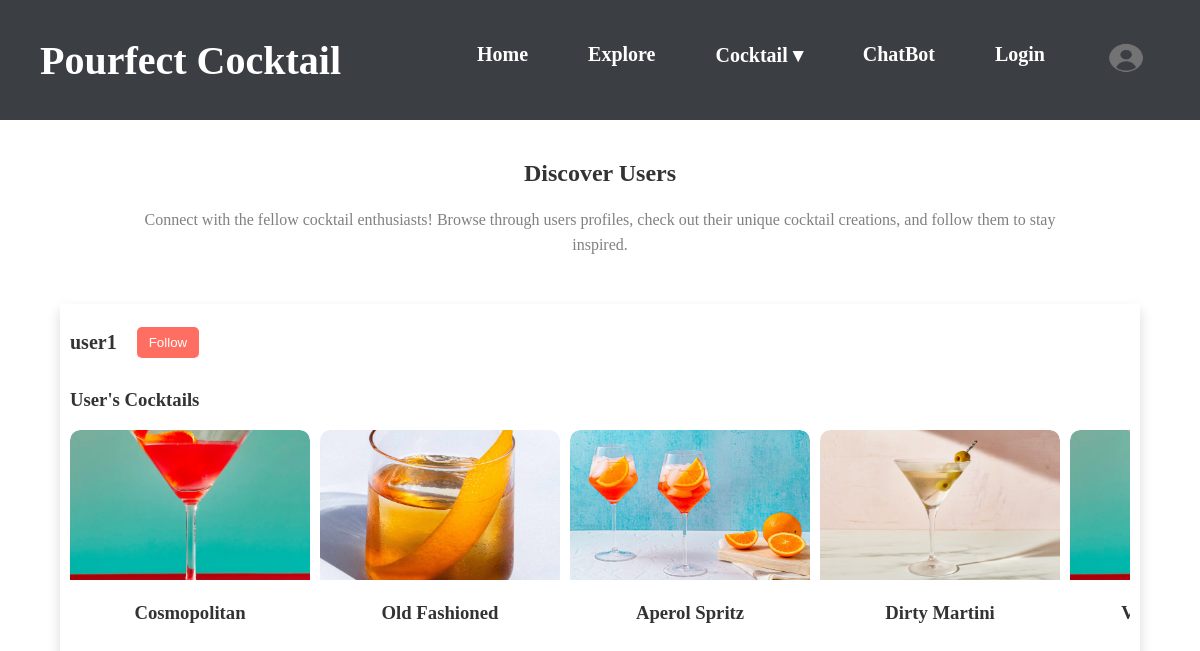
Page /community.html on the earlier database version.
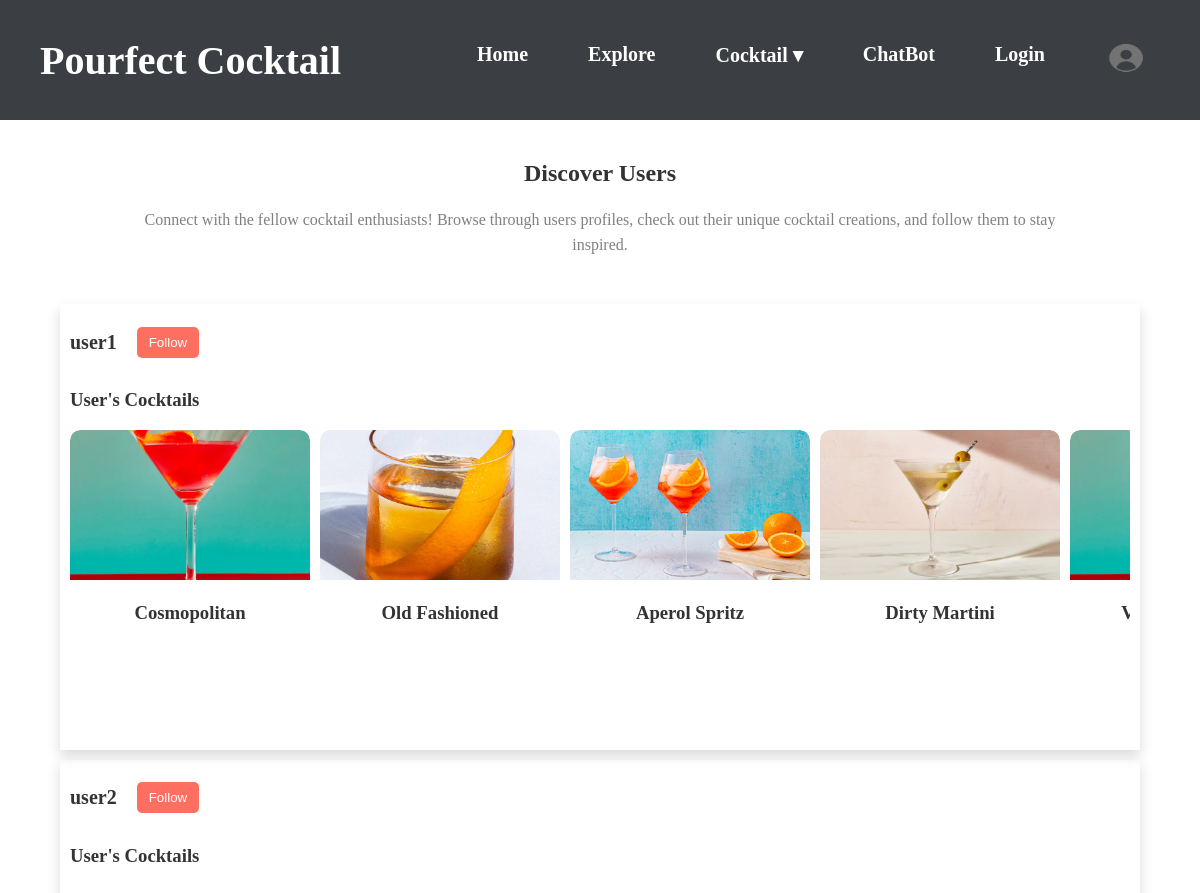
Same page on the later database version.
### tables this page shows
CREATE TABLE users (
    id INTEGER PRIMARY KEY AUTOINCREMENT,
    username TEXT UNIQUE NOT NULL,
    email TEXT UNIQUE NOT NULL,
    password TEXT NOT NULL
);

### models.py (models this page shows)
class Cocktails(db.Model):
    __tablename__ = 'cocktails'
    id = db.Column(db.Integer, primary_key=True)
    name = db.Column(db.String, nullable=False)

### main.py (the view)
@app.route('/community.html')
def community():
    db = get_db()
    users = db.execute("SELECT id, username FROM users").fetchall()
    user_cocktails = {}
    for user in users:
        cocktails = db.execute("SELECT * FROM cocktails WHERE created_by = ?", (user['id'],)).fetchall()
        user_cocktails[user['id']] = cocktails
    return render_template("community.html", users=users, user_cocktails=user_cocktails)

### main.py (called while the page is built)
def get_db():
    if "db" not in g:
        g.db = sqlite3.connect(DATABASE, detect_types=sqlite3.PARSE_DECLTYPES)
        g.db.row_factory = sqlite3.Row
    return g.db

### templates/community.html (shortened to what this page needs)
<!DOCTYPE html>
<html lang="en">
<head>
    <link rel="stylesheet" href="{{ url_for('static', filename='styles.css') }}">
</head>
<body>
    {% include 'navbar.html' %}
    <div class="blerb">
    <h2>Discover Users</h2>
    <p>Connect with the fellow cocktail enthusiasts! Browse through users profiles, check out their unique cocktail
        creations, and follow them to stay inspired.</p></div>
    <div class="users-list">
        {% for user in users %}
        <div class="users-card">
            <div class="user-info">
                <h2 class="username">{{ user['username'] }}</h2>
                {% if user.id != session['user_id'] %}
                <form action="{{ url_for('follow_user', user_id = user.id) }}" method="POST">
                    <button type="submit" class="follow-button">Follow</button>
                </form>
                {% endif %}
            </div>
            <h3>User's Cocktails</h3>
            <div class="user-cocktail-grid">
                {% for cocktail in user_cocktails[user.id] %}
                <div class="user-cocktail-card" onclick="goToExplore({{ cocktail.id }})">
                    <img src="{{ url_for('static', filename=cocktail['image']) }}" alt="{{ cocktail['name'] }}">
                    <h3>{{ cocktail['name'] }}</h3>
                </div>
                {% endfor %}
            </div>
        </div>
        {% endfor %}
    </div>
</body>
</html>

### templates/navbar.html (shortened to what this page needs)
<section>
    <div class="navbar">
        <div class="website-name">Pourfect Cocktail</div>
        <nav>
            <ul>
                <li><a href="{{ url_for('homepage') }}">Home</a></li>
                <li><a href="{{ url_for('explore') }}">Explore</a></li>
                <li class="dropdown">
                    <a href="#" class="dropbtn">Cocktail ▾</a>
                </li>
                <li><a href="{{ url_for('chat_page') }}">ChatBot</a></li>
                {% if session.user_id %}
                    <li><a href="{{ url_for('logout') }}">Logout</a></li>
                    <li><a href="userpage.html"><img src="{{ url_for('static', filename='user.png') }}" alt="User Image"></a></li>
                {% else %}
                    <li><a href="{{ url_for('login') }}">Login</a></li>
                    <li><a href="login.html"><img src="{{ url_for('static', filename='user.png') }}" alt="User Image"></a></li>
                {% endif %}
            </ul>
        </nav>
    </div>
</section>

### static/styles.css (style rules this page uses)
:root { --primary-color: #3b3e42; --accent-color: #ff6f61; --hover-color: #e65c50; }
body { background-color: white; font-family: "Tinos", serif; color: black; margin:0; padding:0; width: 100%; }
.navbar { background-color: var(--primary-color); padding: 20px 40px; width: 100%; height:120px; display: flex; justify-content: space-between; align-items: center; position: relative; }
.website-name { font-size: 40px; font-weight: bold; color: white; font-style: bold; }
.navbar nav { display: flex; }
.navbar ul { list-style: none; margin: 0; padding: 0; display: flex; gap: 30px; }
.navbar li { display: inline-block; position: relative; }
.navbar a { text-decoration: none; color: white; font-weight: bold; padding: 10px 15px; transition: 0.3s; font-size: 20px; }
.dropdown { position: relative; }
.navbar img { width: 40px; height: 30px; }
div { box-sizing: border-box; }
p { font-size: 16px; line-height: 1.6; }
div a img { border-radius: 10px; transition: transform 0.3s ease-in-out; }
a { width: 200px; padding: 30px; text-align: center; justify-content: center; text-decoration: none; color: var(--primary-color); }
* { box-sizing:border-box }
ul, ol { list-style: none; }
h2, h3 { color: #333; }
.remove-favorite-button, button { background: var(--accent-color); color: white; border: none; padding: 8px 12px; margin: 10px; cursor: pointer; border-radius: 5px; transition: background 0.3s; }
.users-card { box-shadow: 0 6px 12px rgba(0, 0, 0, 0.15); margin: auto; margin-top: 10px; padding: 10px; width: 90%; }
.user-info { display: flex; align-items: center; gap: 10px; }
.username { font-size: 20px; font-weight: bold; }
.blerb { max-width: 80%; text-align: center; margin: auto; padding: 20px; }
.blerb p { color: grey; }
.user-cocktail-grid { display: flex; gap: 10px; overflow-x: auto; max-width: 100%; padding-bottom: 10px; scrollbar-width: thin; }
.user-cocktail-card { flex: 0 0 240px; min-width: 240px; max-width: 240px; height: 300px; text-align: center; border-radius: 10px; overflow: hidden; box-shadow: 0px 4px 10px rgba(255, 255, 255, 0.2); transition: transform 0.3s ease-in-out; }
.user-cocktail-card img { width: 100%; height: 150px; object-fit: cover; border-top-left-radius: 10px; border-top-right-radius: 10px; }
.user-cocktail-grid { scroll-behavior: smooth; }

Differences in the rows shown:
added users: username "user2"
